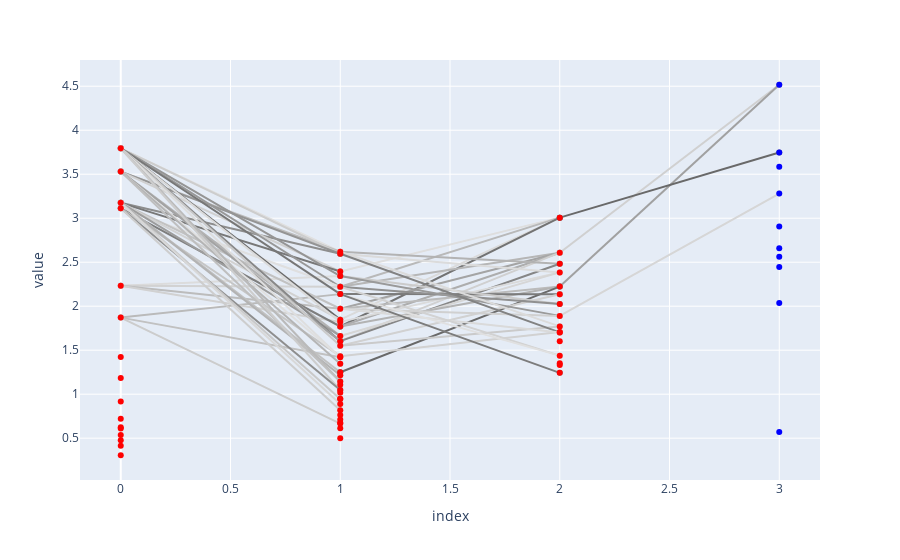

Notebook source saved alongside this figure:
### Code cell
weights = [A.detach() for A in list(model.parameters())]
svr = SVR(weights)
svr.plot(sigmaThreshold=1.5)

### Figure 1 — Plotly figure (JSON) as saved in the notebook; plotly's stock layout.template omitted (floating-point values rounded to 4 significant figures)
{"data": [{"hoverinfo": "text", "hoveron": "fills", "hovertext": "tensor(0.3751)", "marker": {"color": "rgb(224, 224, 224)", "opacity": 1}, "showlegend": false, "text": "tensor(0.3751)", "type": "scatter", "x": [0, 1], "y": [3.795, 2.619]}, {"hoverinfo": "text", "marker": {"color": "lightgrey", "opacity": 0}, "mode": "markers", "showlegend": false, "text": ["tensor(0.3751)"], "type": "scatter", "x": [0.5], "y": [3.207]}, {"hoverinfo": "text", "hoveron": "fills", "hovertext": "tensor(0.4218)", "marker": {"color": "rgb(189, 189, 189)", "opacity": 1}, "showlegend": false, "text": "tensor(0.4218)", "type": "scatter", "x": [0, 1], "y": [3.53, 2.619]}, {"hoverinfo": "text", "marker": {"color": "lightgrey", "opacity": 0}, "mode": "markers", "showlegend": false, "text": ["tensor(0.4218)"], "type": "scatter", "x": [0.5], "y": [3.075]}, {"hoverinfo": "text", "hoveron": "fills", "hovertext": "tensor(0.4015)", "marker": {"color": "rgb(205, 205, 205)", "opacity": 1}, "showlegend": false, "text": "tensor(0.4015)", "type": "scatter", "x": [0, 1], "y": [3.795, 2.596]}, {"hoverinfo": "text", "marker": {"color": "lightgrey", "opacity": 0}, "mode": "markers", "showlegend": false, "text": ["tensor(0.4015)"], "type": "scatter", "x": [0.5], "y": [3.195]}, {"hoverinfo": "text", "hoveron": "fills", "hovertext": "tensor(0.4773)", "marker": {"color": "rgb(148, 148, 148)", "opacity": 1}, "showlegend": false, "text": "tensor(0.4773)", "type": "scatter", "x": [0, 1], "y": [3.53, 2.596]}, {"hoverinfo": "text", "marker": {"color": "lightgrey", "opacity": 0}, "mode": "markers", "showlegend": false, "text": ["tensor(0.4773)"], "type": "scatter", "x": [0.5], "y": [3.063]}, {"hoverinfo": "text", "hoveron": "fills", "hovertext": "tensor(0.4869)", "marker": {"color": "rgb(141, 141, 141)", "opacity": 1}, "showlegend": false, "text": "tensor(0.4869)", "type": "scatter", "x": [0, 1], "y": [3.175, 2.596]}, {"hoverinfo": "text", "marker": {"color": "lightgrey", "opacity": 0}, "mode": "markers", "showlegend": false, "text": ["tensor(0.4869)"], "type": "scatter", "x": [0.5], "y": [2.885]}, {"hoverinfo": "text", "hoveron": "fills", "hovertext": "tensor(0.3970)", "marker": {"color": "rgb(208, 208, 208)", "opacity": 1}, "showlegend": false, "text": "tensor(0.3970)", "type": "scatter", "x": [0, 1], "y": [3.53, 2.395]}, {"hoverinfo": "text", "marker": {"color": "lightgrey", "opacity": 0}, "mode": "markers", "showlegend": false, "text": ["tensor(0.3970)"], "type": "scatter", "x": [0.5], "y": [2.962]}, {"hoverinfo": "text", "hoveron": "fills", "hovertext": "tensor(0.5143)", "marker": {"color": "rgb(120, 120, 120)", "opacity": 1}, "showlegend": false, "text": "tensor(0.5143)", "type": "scatter", "x": [0, 1], "y": [3.175, 2.395]}, {"hoverinfo": "text", "marker": {"color": "lightgrey", "opacity": 0}, "mode": "markers", "showlegend": false, "text": ["tensor(0.5143)"], "type": "scatter", "x": [0.5], "y": [2.785]}, {"hoverinfo": "text", "hoveron": "fills", "hovertext": "tensor(0.4759)", "marker": {"color": "rgb(149, 149, 149)", "opacity": 1}, "showlegend": false, "text": "tensor(0.4759)", "type": "scatter", "x": [0, 1], "y": [3.795, 2.343]}, {"hoverinfo": "text", "marker": {"color": "lightgrey", "opacity": 0}, "mode": "markers", "showlegend": false, "text": ["tensor(0.4759)"], "type": "scatter", "x": [0.5], "y": [3.069]}, {"hoverinfo": "text", "hoveron": "fills", "hovertext": "tensor(0.3813)", "marker": {"color": "rgb(220, 220, 220)", "opacity": 1}, "showlegend": false, "text": "tensor(0.3813)", "type": "scatter", "x": [0, 1], "y": [2.233, 2.343]}, {"hoverinfo": "text", "marker": {"color": "lightgrey", "opacity": 0}, "mode": "markers", "showlegend": false, "text": ["tensor(0.3813)"], "type": "scatter", "x": [0.5], "y": [2.288]}, {"hoverinfo": "text", "hoveron": "fills", "hovertext": "tensor(0.4714)", "marker": {"color": "rgb(152, 152, 152)", "opacity": 1}, "showlegend": false, "text": "tensor(0.4714)", "type": "scatter", "x": [0, 1], "y": [3.795, 2.221]}, {"hoverinfo": "text", "marker": {"color": "lightgrey", "opacity": 0}, "mode": "markers", "showlegend": false, "text": ["tensor(0.4714)"], "type": "scatter", "x": [0.5], "y": [3.008]}, {"hoverinfo": "text", "hoveron": "fills", "hovertext": "tensor(0.3776)", "marker": {"color": "rgb(223, 223, 223)", "opacity": 1}, "showlegend": false, "text": "tensor(0.3776)", "type": "scatter", "x": [0, 1], "y": [3.113, 2.221]}, {"hoverinfo": "text", "marker": {"color": "lightgrey", "opacity": 0}, "mode": "markers", "showlegend": false, "text": ["tensor(0.3776)"], "type": "scatter", "x": [0.5], "y": [2.667]}, {"hoverinfo": "text", "hoveron": "fills", "hovertext": "tensor(0.3947)", "marker": {"color": "rgb(210, 210, 210)", "opacity": 1}, "showlegend": false, "text": "tensor(0.3947)", "type": "scatter", "x": [0, 1], "y": [2.233, 2.221]}, {"hoverinfo": "text", "marker": {"color": "lightgrey", "opacity": 0}, "mode": "markers", "showlegend": false, "text": ["tensor(0.3947)"], "type": "scatter", "x": [0.5], "y": [2.227]}, {"hoverinfo": "text", "hoveron": "fills", "hovertext": "tensor(0.5159)", "marker": {"color": "rgb(119, 119, 119)", "opacity": 1}, "showlegend": false, "text": "tensor(0.5159)", "type": "scatter", "x": [0, 1], "y": [3.795, 2.137]}, {"hoverinfo": "text", "marker": {"color": "lightgrey", "opacity": 0}, "mode": "markers", "showlegend": false, "text": ["tensor(0.5159)"], "type": "scatter", "x": [0.5], "y": [2.966]}, {"hoverinfo": "text", "hoveron": "fills", "hovertext": "tensor(0.4262)", "marker": {"color": "rgb(186, 186, 186)", "opacity": 1}, "showlegend": false, "text": "tensor(0.4262)", "type": "scatter", "x": [0, 1], "y": [1.87, 2.137]}, {"hoverinfo": "text", "marker": {"color": "lightgrey", "opacity": 0}, "mode": "markers", "showlegend": false, "text": ["tensor(0.4262)"], "type": "scatter", "x": [0.5], "y": [2.004]}, {"hoverinfo": "text", "hoveron": "fills", "hovertext": "tensor(0.4159)", "marker": {"color": "rgb(194, 194, 194)", "opacity": 1}, "showlegend": false, "text": "tensor(0.4159)", "type": "scatter", "x": [0, 1], "y": [3.175, 1.971]}, {"hoverinfo": "text", "marker": {"color": "lightgrey", "opacity": 0}, "mode": "markers", "showlegend": false, "text": ["tensor(0.4159)"], "type": "scatter", "x": [0.5], "y": [2.573]}, {"hoverinfo": "text", "hoveron": "fills", "hovertext": "tensor(0.4236)", "marker": {"color": "rgb(188, 188, 188)", "opacity": 1}, "showlegend": false, "text": "tensor(0.4236)", "type": "scatter", "x": [0, 1], "y": [2.233, 1.971]}, {"hoverinfo": "text", "marker": {"color": "lightgrey", "opacity": 0}, "mode": "markers", "showlegend": false, "text": ["tensor(0.4236)"], "type": "scatter", "x": [0.5], "y": [2.102]}, {"hoverinfo": "text", "hoveron": "fills", "hovertext": "tensor(0.5354)", "marker": {"color": "rgb(105, 105, 105)", "opacity": 1}, "showlegend": false, "text": "tensor(0.5354)", "type": "scatter", "x": [0, 1], "y": [3.795, 1.847]}, {"hoverinfo": "text", "marker": {"color": "lightgrey", "opacity": 0}, "mode": "markers", "showlegend": false, "text": ["tensor(0.5354)"], "type": "scatter", "x": [0.5], "y": [2.821]}, {"hoverinfo": "text", "hoveron": "fills", "hovertext": "tensor(0.3961)", "marker": {"color": "rgb(209, 209, 209)", "opacity": 1}, "showlegend": false, "text": "tensor(0.3961)", "type": "scatter", "x": [0, 1], "y": [3.175, 1.847]}, {"hoverinfo": "text", "marker": {"color": "lightgrey", "opacity": 0}, "mode": "markers", "showlegend": false, "text": ["tensor(0.3961)"], "type": "scatter", "x": [0.5], "y": [2.511]}, {"hoverinfo": "text", "hoveron": "fills", "hovertext": "tensor(0.3818)", "marker": {"color": "rgb(219, 219, 219)", "opacity": 1}, "showlegend": false, "text": "tensor(0.3818)", "type": "scatter", "x": [0, 1], "y": [3.795, 1.822]}, {"hoverinfo": "text", "marker": {"color": "lightgrey", "opacity": 0}, "mode": "markers", "showlegend": false, "text": ["tensor(0.3818)"], "type": "scatter", "x": [0.5], "y": [2.808]}, {"hoverinfo": "text", "hoveron": "fills", "hovertext": "tensor(0.3959)", "marker": {"color": "rgb(209, 209, 209)", "opacity": 1}, "showlegend": false, "text": "tensor(0.3959)", "type": "scatter", "x": [0, 1], "y": [2.233, 1.822]}, {"hoverinfo": "text", "marker": {"color": "lightgrey", "opacity": 0}, "mode": "markers", "showlegend": false, "text": ["tensor(0.3959)"], "type": "scatter", "x": [0.5], "y": [2.028]}, {"hoverinfo": "text", "hoveron": "fills", "hovertext": "tensor(0.5065)", "marker": {"color": "rgb(126, 126, 126)", "opacity": 1}, "showlegend": false, "text": "tensor(0.5065)", "type": "scatter", "x": [0, 1], "y": [3.113, 1.769]}, {"hoverinfo": "text", "marker": {"color": "lightgrey", "opacity": 0}, "mode": "markers", "showlegend": false, "text": ["tensor(0.5065)"], "type": "scatter", "x": [0.5], "y": [2.441]}, {"hoverinfo": "text", "hoveron": "fills", "hovertext": "tensor(0.4356)", "marker": {"color": "rgb(179, 179, 179)", "opacity": 1}, "showlegend": false, "text": "tensor(0.4356)", "type": "scatter", "x": [0, 1], "y": [3.53, 1.662]}, {"hoverinfo": "text", "marker": {"color": "lightgrey", "opacity": 0}, "mode": "markers", "showlegend": false, "text": ["tensor(0.4356)"], "type": "scatter", "x": [0.5], "y": [2.596]}, {"hoverinfo": "text", "hoveron": "fills", "hovertext": "tensor(0.4651)", "marker": {"color": "rgb(157, 157, 157)", "opacity": 1}, "showlegend": false, "text": "tensor(0.4651)", "type": "scatter", "x": [0, 1], "y": [3.175, 1.662]}, {"hoverinfo": "text", "marker": {"color": "lightgrey", "opacity": 0}, "mode": "markers", "showlegend": false, "text": ["tensor(0.4651)"], "type": "scatter", "x": [0.5], "y": [2.418]}, {"hoverinfo": "text", "hoveron": "fills", "hovertext": "tensor(0.4928)", "marker": {"color": "rgb(136, 136, 136)", "opacity": 1}, "showlegend": false, "text": "tensor(0.4928)", "type": "scatter", "x": [0, 1], "y": [3.795, 1.603]}, {"hoverinfo": "text", "marker": {"color": "lightgrey", "opacity": 0}, "mode": "markers", "showlegend": false, "text": ["tensor(0.4928)"], "type": "scatter", "x": [0.5], "y": [2.699]}, {"hoverinfo": "text", "hoveron": "fills", "hovertext": "tensor(0.4574)", "marker": {"color": "rgb(163, 163, 163)", "opacity": 1}, "showlegend": false, "text": "tensor(0.4574)", "type": "scatter", "x": [0, 1], "y": [3.53, 1.603]}, {"hoverinfo": "text", "marker": {"color": "lightgrey", "opacity": 0}, "mode": "markers", "showlegend": false, "text": ["tensor(0.4574)"], "type": "scatter", "x": [0.5], "y": [2.566]}, {"hoverinfo": "text", "hoveron": "fills", "hovertext": "tensor(0.4053)", "marker": {"color": "rgb(202, 202, 202)", "opacity": 1}, "showlegend": false, "text": "tensor(0.4053)", "type": "scatter", "x": [0, 1], "y": [3.795, 1.551]}, {"hoverinfo": "text", "marker": {"color": "lightgrey", "opacity": 0}, "mode": "markers", "showlegend": false, "text": ["tensor(0.4053)"], "type": "scatter", "x": [0.5], "y": [2.673]}, {"hoverinfo": "text", "hoveron": "fills", "hovertext": "tensor(0.4099)", "marker": {"color": "rgb(198, 198, 198)", "opacity": 1}, "showlegend": false, "text": "tensor(0.4099)", "type": "scatter", "x": [0, 1], "y": [3.113, 1.432]}, {"hoverinfo": "text", "marker": {"color": "lightgrey", "opacity": 0}, "mode": "markers", "showlegend": false, "text": ["tensor(0.4099)"], "type": "scatter", "x": [0.5], "y": [2.272]}, {"hoverinfo": "text", "hoveron": "fills", "hovertext": "tensor(0.3789)", "marker": {"color": "rgb(222, 222, 222)", "opacity": 1}, "showlegend": false, "text": "tensor(0.3789)", "type": "scatter", "x": [0, 1], "y": [3.795, 1.419]}, {"hoverinfo": "text", "marker": {"color": "lightgrey", "opacity": 0}, "mode": "markers", "showlegend": false, "text": ["tensor(0.3789)"], "type": "scatter", "x": [0.5], "y": [2.607]}, {"hoverinfo": "text", "hoveron": "fills", "hovertext": "tensor(0.3751)", "marker": {"color": "rgb(224, 224, 224)", "opacity": 1}, "showlegend": false, "text": "tensor(0.3751)", "type": "scatter", "x": [0, 1], "y": [3.53, 1.419]}, {"hoverinfo": "text", "marker": {"color": "lightgrey", "opacity": 0}, "mode": "markers", "showlegend": false, "text": ["tensor(0.3751)"], "type": "scatter", "x": [0.5], "y": [2.474]}, {"hoverinfo": "text", "hoveron": "fills", "hovertext": "tensor(0.4165)", "marker": {"color": "rgb(193, 193, 193)", "opacity": 1}, "showlegend": false, "text": "tensor(0.4165)", "type": "scatter", "x": [0, 1], "y": [1.87, 1.419]}, {"hoverinfo": "text", "marker": {"color": "lightgrey", "opacity": 0}, "mode": "markers", "showlegend": false, "text": ["tensor(0.4165)"], "type": "scatter", "x": [0.5], "y": [1.644]}, {"hoverinfo": "text", "hoveron": "fills", "hovertext": "tensor(0.4329)", "marker": {"color": "rgb(181, 181, 181)", "opacity": 1}, "showlegend": false, "text": "tensor(0.4329)", "type": "scatter", "x": [0, 1], "y": [3.53, 1.347]}, {"hoverinfo": "text", "marker": {"color": "lightgrey", "opacity": 0}, "mode": "markers", "showlegend": false, "text": ["tensor(0.4329)"], "type": "scatter", "x": [0.5], "y": [2.438]}, {"hoverinfo": "text", "hoveron": "fills", "hovertext": "tensor(0.4169)", "marker": {"color": "rgb(193, 193, 193)", "opacity": 1}, "showlegend": false, "text": "tensor(0.4169)", "type": "scatter", "x": [0, 1], "y": [3.175, 1.249]}, {"hoverinfo": "text", "marker": {"color": "lightgrey", "opacity": 0}, "mode": "markers", "showlegend": false, "text": ["tensor(0.4169)"], "type": "scatter", "x": [0.5], "y": [2.212]}, {"hoverinfo": "text", "hoveron": "fills", "hovertext": "tensor(0.4360)", "marker": {"color": "rgb(179, 179, 179)", "opacity": 1}, "showlegend": false, "text": "tensor(0.4360)", "type": "scatter", "x": [0, 1], "y": [3.175, 1.215]}, {"hoverinfo": "text", "marker": {"color": "lightgrey", "opacity": 0}, "mode": "markers", "showlegend": false, "text": ["tensor(0.4360)"], "type": "scatter", "x": [0.5], "y": [2.195]}, {"hoverinfo": "text", "hoveron": "fills", "hovertext": "tensor(0.4268)", "marker": {"color": "rgb(186, 186, 186)", "opacity": 1}, "showlegend": false, "text": "tensor(0.4268)", "type": "scatter", "x": [0, 1], "y": [3.795, 1.144]}, {"hoverinfo": "text", "marker": {"color": "lightgrey", "opacity": 0}, "mode": "markers", "showlegend": false, "text": ["tensor(0.4268)"], "type": "scatter", "x": [0.5], "y": [2.469]}, {"hoverinfo": "text", "hoveron": "fills", "hovertext": "tensor(0.4196)", "marker": {"color": "rgb(191, 191, 191)", "opacity": 1}, "showlegend": false, "text": "tensor(0.4196)", "type": "scatter", "x": [0, 1], "y": [3.53, 1.144]}, {"hoverinfo": "text", "marker": {"color": "lightgrey", "opacity": 0}, "mode": "markers", "showlegend": false, "text": ["tensor(0.4196)"], "type": "scatter", "x": [0.5], "y": [2.337]}, {"hoverinfo": "text", "hoveron": "fills", "hovertext": "tensor(0.4011)", "marker": {"color": "rgb(205, 205, 205)", "opacity": 1}, "showlegend": false, "text": "tensor(0.4011)", "type": "scatter", "x": [0, 1], "y": [3.795, 1.047]}, {"hoverinfo": "text", "marker": {"color": "lightgrey", "opacity": 0}, "mode": "markers", "showlegend": false, "text": ["tensor(0.4011)"], "type": "scatter", "x": [0.5], "y": [2.421]}, {"hoverinfo": "text", "hoveron": "fills", "hovertext": "tensor(0.4858)", "marker": {"color": "rgb(142, 142, 142)", "opacity": 1}, "showlegend": false, "text": "tensor(0.4858)", "type": "scatter", "x": [0, 1], "y": [3.113, 1.047]}, {"hoverinfo": "text", "marker": {"color": "lightgrey", "opacity": 0}, "mode": "markers", "showlegend": false, "text": ["tensor(0.4858)"], "type": "scatter", "x": [0.5], "y": [2.08]}, {"hoverinfo": "text", "hoveron": "fills", "hovertext": "tensor(0.4069)", "marker": {"color": "rgb(201, 201, 201)", "opacity": 1}, "showlegend": false, "text": "tensor(0.4069)", "type": "scatter", "x": [0, 1], "y": [3.175, 0.9457]}, {"hoverinfo": "text", "marker": {"color": "lightgrey", "opacity": 0}, "mode": "markers", "showlegend": false, "text": ["tensor(0.4069)"], "type": "scatter", "x": [0.5], "y": [2.06]}, {"hoverinfo": "text", "hoveron": "fills", "hovertext": "tensor(0.3863)", "marker": {"color": "rgb(216, 216, 216)", "opacity": 1}, "showlegend": false, "text": "tensor(0.3863)", "type": "scatter", "x": [0, 1], "y": [3.175, 0.888]}, {"hoverinfo": "text", "marker": {"color": "lightgrey", "opacity": 0}, "mode": "markers", "showlegend": false, "text": ["tensor(0.3863)"], "type": "scatter", "x": [0.5], "y": [2.031]}, {"hoverinfo": "text", "hoveron": "fills", "hovertext": "tensor(0.4007)", "marker": {"color": "rgb(205, 205, 205)", "opacity": 1}, "showlegend": false, "text": "tensor(0.4007)", "type": "scatter", "x": [0, 1], "y": [3.113, 0.8163]}, {"hoverinfo": "text", "marker": {"color": "lightgrey", "opacity": 0}, "mode": "markers", "showlegend": false, "text": ["tensor(0.4007)"], "type": "scatter", "x": [0.5], "y": [1.965]}, {"hoverinfo": "text", "hoveron": "fills", "hovertext": "tensor(0.4023)", "marker": {"color": "rgb(204, 204, 204)", "opacity": 1}, "showlegend": false, "text": "tensor(0.4023)", "type": "scatter", "x": [0, 1], "y": [1.87, 0.6663]}, {"hoverinfo": "text", "marker": {"color": "lightgrey", "opacity": 0}, "mode": "markers", "showlegend": false, "text": ["tensor(0.4023)"], "type": "scatter", "x": [0.5], "y": [1.268]}, {"hoverinfo": "text", "hoveron": "fills", "hovertext": "tensor(0.2673)", "marker": {"color": "rgb(222, 222, 222)", "opacity": 1}, "showlegend": false, "text": "tensor(0.2673)", "type": "scatter", "x": [1, 2], "y": [2.395, 3.006]}, {"hoverinfo": "text", "marker": {"color": "lightgrey", "opacity": 0}, "mode": "markers", "showlegend": false, "text": ["tensor(0.2673)"], "type": "scatter", "x": [1.5], "y": [2.701]}, {"hoverinfo": "text", "hoveron": "fills", "hovertext": "tensor(0.2953)", "marker": {"color": "rgb(185, 185, 185)", "opacity": 1}, "showlegend": false, "text": "tensor(0.2953)", "type": "scatter", "x": [1, 2], "y": [2.221, 3.006]}, {"hoverinfo": "text", "marker": {"color": "lightgrey", "opacity": 0}, "mode": "markers", "showlegend": false, "text": ["tensor(0.2953)"], "type": "scatter", "x": [1.5], "y": [2.614]}, {"hoverinfo": "text", "hoveron": "fills", "hovertext": "tensor(0.2700)", "marker": {"color": "rgb(218, 218, 218)", "opacity": 1}, "showlegend": false, "text": "tensor(0.2700)", "type": "scatter", "x": [1, 2], "y": [1.847, 3.006]}, {"hoverinfo": "text", "marker": {"color": "lightgrey", "opacity": 0}, "mode": "markers", "showlegend": false, "text": ["tensor(0.2700)"], "type": "scatter", "x": [1.5], "y": [2.427]}, {"hoverinfo": "text", "hoveron": "fills", "hovertext": "tensor(0.3499)", "marker": {"color": "rgb(115, 115, 115)", "opacity": 1}, "showlegend": false, "text": "tensor(0.3499)", "type": "scatter", "x": [1, 2], "y": [1.769, 3.006]}, {"hoverinfo": "text", "marker": {"color": "lightgrey", "opacity": 0}, "mode": "markers", "showlegend": false, "text": ["tensor(0.3499)"], "type": "scatter", "x": [1.5], "y": [2.388]}, {"hoverinfo": "text", "hoveron": "fills", "hovertext": "tensor(0.2981)", "marker": {"color": "rgb(182, 182, 182)", "opacity": 1}, "showlegend": false, "text": "tensor(0.2981)", "type": "scatter", "x": [1, 2], "y": [2.221, 2.608]}, {"hoverinfo": "text", "marker": {"color": "lightgrey", "opacity": 0}, "mode": "markers", "showlegend": false, "text": ["tensor(0.2981)"], "type": "scatter", "x": [1.5], "y": [2.415]}, {"hoverinfo": "text", "hoveron": "fills", "hovertext": "tensor(0.3122)", "marker": {"color": "rgb(164, 164, 164)", "opacity": 1}, "showlegend": false, "text": "tensor(0.3122)", "type": "scatter", "x": [1, 2], "y": [1.971, 2.608]}, {"hoverinfo": "text", "marker": {"color": "lightgrey", "opacity": 0}, "mode": "markers", "showlegend": false, "text": ["tensor(0.3122)"], "type": "scatter", "x": [1.5], "y": [2.29]}, {"hoverinfo": "text", "hoveron": "fills", "hovertext": "tensor(0.3048)", "marker": {"color": "rgb(173, 173, 173)", "opacity": 1}, "showlegend": false, "text": "tensor(0.3048)", "type": "scatter", "x": [1, 2], "y": [1.769, 2.608]}, {"hoverinfo": "text", "marker": {"color": "lightgrey", "opacity": 0}, "mode": "markers", "showlegend": false, "text": ["tensor(0.3048)"], "type": "scatter", "x": [1.5], "y": [2.189]}, {"hoverinfo": "text", "hoveron": "fills", "hovertext": "tensor(0.2779)", "marker": {"color": "rgb(208, 208, 208)", "opacity": 1}, "showlegend": false, "text": "tensor(0.2779)", "type": "scatter", "x": [1, 2], "y": [1.603, 2.608]}, {"hoverinfo": "text", "marker": {"color": "lightgrey", "opacity": 0}, "mode": "markers", "showlegend": false, "text": ["tensor(0.2779)"], "type": "scatter", "x": [1.5], "y": [2.106]}, {"hoverinfo": "text", "hoveron": "fills", "hovertext": "tensor(0.3000)", "marker": {"color": "rgb(179, 179, 179)", "opacity": 1}, "showlegend": false, "text": "tensor(0.3000)", "type": "scatter", "x": [1, 2], "y": [2.619, 2.483]}, {"hoverinfo": "text", "marker": {"color": "lightgrey", "opacity": 0}, "mode": "markers", "showlegend": false, "text": ["tensor(0.3000)"], "type": "scatter", "x": [1.5], "y": [2.551]}, {"hoverinfo": "text", "hoveron": "fills", "hovertext": "tensor(0.3348)", "marker": {"color": "rgb(134, 134, 134)", "opacity": 1}, "showlegend": false, "text": "tensor(0.3348)", "type": "scatter", "x": [1, 2], "y": [1.603, 2.483]}, {"hoverinfo": "text", "marker": {"color": "lightgrey", "opacity": 0}, "mode": "markers", "showlegend": false, "text": ["tensor(0.3348)"], "type": "scatter", "x": [1.5], "y": [2.043]}, {"hoverinfo": "text", "hoveron": "fills", "hovertext": "tensor(0.2693)", "marker": {"color": "rgb(219, 219, 219)", "opacity": 1}, "showlegend": false, "text": "tensor(0.2693)", "type": "scatter", "x": [1, 2], "y": [2.596, 2.384]}, {"hoverinfo": "text", "marker": {"color": "lightgrey", "opacity": 0}, "mode": "markers", "showlegend": false, "text": ["tensor(0.2693)"], "type": "scatter", "x": [1.5], "y": [2.49]}, {"hoverinfo": "text", "hoveron": "fills", "hovertext": "tensor(0.2701)", "marker": {"color": "rgb(218, 218, 218)", "opacity": 1}, "showlegend": false, "text": "tensor(0.2701)", "type": "scatter", "x": [1, 2], "y": [1.822, 2.384]}, {"hoverinfo": "text", "marker": {"color": "lightgrey", "opacity": 0}, "mode": "markers", "showlegend": false, "text": ["tensor(0.2701)"], "type": "scatter", "x": [1.5], "y": [2.103]}, {"hoverinfo": "text", "hoveron": "fills", "hovertext": "tensor(0.2736)", "marker": {"color": "rgb(214, 214, 214)", "opacity": 1}, "showlegend": false, "text": "tensor(0.2736)", "type": "scatter", "x": [1, 2], "y": [1.662, 2.384]}, {"hoverinfo": "text", "marker": {"color": "lightgrey", "opacity": 0}, "mode": "markers", "showlegend": false, "text": ["tensor(0.2736)"], "type": "scatter", "x": [1.5], "y": [2.023]}, {"hoverinfo": "text", "hoveron": "fills", "hovertext": "tensor(0.2938)", "marker": {"color": "rgb(187, 187, 187)", "opacity": 1}, "showlegend": false, "text": "tensor(0.2938)", "type": "scatter", "x": [1, 2], "y": [1.971, 2.223]}, {"hoverinfo": "text", "marker": {"color": "lightgrey", "opacity": 0}, "mode": "markers", "showlegend": false, "text": ["tensor(0.2938)"], "type": "scatter", "x": [1.5], "y": [2.097]}, {"hoverinfo": "text", "hoveron": "fills", "hovertext": "tensor(0.3003)", "marker": {"color": "rgb(179, 179, 179)", "opacity": 1}, "showlegend": false, "text": "tensor(0.3003)", "type": "scatter", "x": [1, 2], "y": [1.769, 2.223]}, {"hoverinfo": "text", "marker": {"color": "lightgrey", "opacity": 0}, "mode": "markers", "showlegend": false, "text": ["tensor(0.3003)"], "type": "scatter", "x": [1.5], "y": [1.996]}, {"hoverinfo": "text", "hoveron": "fills", "hovertext": "tensor(0.3578)", "marker": {"color": "rgb(105, 105, 105)", "opacity": 1}, "showlegend": false, "text": "tensor(0.3578)", "type": "scatter", "x": [1, 2], "y": [1.249, 2.223]}, {"hoverinfo": "text", "marker": {"color": "lightgrey", "opacity": 0}, "mode": "markers", "showlegend": false, "text": ["tensor(0.3578)"], "type": "scatter", "x": [1.5], "y": [1.736]}, {"hoverinfo": "text", "hoveron": "fills", "hovertext": "tensor(0.3438)", "marker": {"color": "rgb(123, 123, 123)", "opacity": 1}, "showlegend": false, "text": "tensor(0.3438)", "type": "scatter", "x": [1, 2], "y": [2.137, 2.136]}, {"hoverinfo": "text", "marker": {"color": "lightgrey", "opacity": 0}, "mode": "markers", "showlegend": false, "text": ["tensor(0.3438)"], "type": "scatter", "x": [1.5], "y": [2.137]}, {"hoverinfo": "text", "hoveron": "fills", "hovertext": "tensor(0.2771)", "marker": {"color": "rgb(209, 209, 209)", "opacity": 1}, "showlegend": false, "text": "tensor(0.2771)", "type": "scatter", "x": [1, 2], "y": [1.551, 2.136]}, {"hoverinfo": "text", "marker": {"color": "lightgrey", "opacity": 0}, "mode": "markers", "showlegend": false, "text": ["tensor(0.2771)"], "type": "scatter", "x": [1.5], "y": [1.843]}, {"hoverinfo": "text", "hoveron": "fills", "hovertext": "tensor(0.2814)", "marker": {"color": "rgb(203, 203, 203)", "opacity": 1}, "showlegend": false, "text": "tensor(0.2814)", "type": "scatter", "x": [1, 2], "y": [2.343, 2.026]}, {"hoverinfo": "text", "marker": {"color": "lightgrey", "opacity": 0}, "mode": "markers", "showlegend": false, "text": ["tensor(0.2814)"], "type": "scatter", "x": [1.5], "y": [2.184]}, {"hoverinfo": "text", "hoveron": "fills", "hovertext": "tensor(0.3270)", "marker": {"color": "rgb(144, 144, 144)", "opacity": 1}, "showlegend": false, "text": "tensor(0.3270)", "type": "scatter", "x": [1, 2], "y": [2.221, 2.026]}, {"hoverinfo": "text", "marker": {"color": "lightgrey", "opacity": 0}, "mode": "markers", "showlegend": false, "text": ["tensor(0.3270)"], "type": "scatter", "x": [1.5], "y": [2.124]}, {"hoverinfo": "text", "hoveron": "fills", "hovertext": "tensor(0.3193)", "marker": {"color": "rgb(154, 154, 154)", "opacity": 1}, "showlegend": false, "text": "tensor(0.3193)", "type": "scatter", "x": [1, 2], "y": [2.343, 1.89]}, {"hoverinfo": "text", "marker": {"color": "lightgrey", "opacity": 0}, "mode": "markers", "showlegend": false, "text": ["tensor(0.3193)"], "type": "scatter", "x": [1.5], "y": [2.116]}, {"hoverinfo": "text", "hoveron": "fills", "hovertext": "tensor(0.2782)", "marker": {"color": "rgb(208, 208, 208)", "opacity": 1}, "showlegend": false, "text": "tensor(0.2782)", "type": "scatter", "x": [1, 2], "y": [1.971, 1.89]}, {"hoverinfo": "text", "marker": {"color": "lightgrey", "opacity": 0}, "mode": "markers", "showlegend": false, "text": ["tensor(0.2782)"], "type": "scatter", "x": [1.5], "y": [1.93]}, {"hoverinfo": "text", "hoveron": "fills", "hovertext": "tensor(0.2698)", "marker": {"color": "rgb(219, 219, 219)", "opacity": 1}, "showlegend": false, "text": "tensor(0.2698)", "type": "scatter", "x": [1, 2], "y": [2.619, 1.77]}, {"hoverinfo": "text", "marker": {"color": "lightgrey", "opacity": 0}, "mode": "markers", "showlegend": false, "text": ["tensor(0.2698)"], "type": "scatter", "x": [1.5], "y": [2.195]}, {"hoverinfo": "text", "hoveron": "fills", "hovertext": "tensor(0.2822)", "marker": {"color": "rgb(202, 202, 202)", "opacity": 1}, "showlegend": false, "text": "tensor(0.2822)", "type": "scatter", "x": [1, 2], "y": [1.551, 1.77]}, {"hoverinfo": "text", "marker": {"color": "lightgrey", "opacity": 0}, "mode": "markers", "showlegend": false, "text": ["tensor(0.2822)"], "type": "scatter", "x": [1.5], "y": [1.66]}, {"hoverinfo": "text", "hoveron": "fills", "hovertext": "tensor(0.2773)", "marker": {"color": "rgb(209, 209, 209)", "opacity": 1}, "showlegend": false, "text": "tensor(0.2773)", "type": "scatter", "x": [1, 2], "y": [1.432, 1.707]}, {"hoverinfo": "text", "marker": {"color": "lightgrey", "opacity": 0}, "mode": "markers", "showlegend": false, "text": ["tensor(0.2773)"], "type": "scatter", "x": [1.5], "y": [1.57]}, {"hoverinfo": "text", "hoveron": "fills", "hovertext": "tensor(0.3378)", "marker": {"color": "rgb(130, 130, 130)", "opacity": 1}, "showlegend": false, "text": "tensor(0.3378)", "type": "scatter", "x": [1, 2], "y": [2.596, 1.702]}, {"hoverinfo": "text", "marker": {"color": "lightgrey", "opacity": 0}, "mode": "markers", "showlegend": false, "text": ["tensor(0.3378)"], "type": "scatter", "x": [1.5], "y": [2.149]}, {"hoverinfo": "text", "hoveron": "fills", "hovertext": "tensor(0.2702)", "marker": {"color": "rgb(218, 218, 218)", "opacity": 1}, "showlegend": false, "text": "tensor(0.2702)", "type": "scatter", "x": [1, 2], "y": [1.971, 1.702]}, {"hoverinfo": "text", "marker": {"color": "lightgrey", "opacity": 0}, "mode": "markers", "showlegend": false, "text": ["tensor(0.2702)"], "type": "scatter", "x": [1.5], "y": [1.837]}, {"hoverinfo": "text", "hoveron": "fills", "hovertext": "tensor(0.2764)", "marker": {"color": "rgb(210, 210, 210)", "opacity": 1}, "showlegend": false, "text": "tensor(0.2764)", "type": "scatter", "x": [1, 2], "y": [2.221, 1.438]}, {"hoverinfo": "text", "marker": {"color": "lightgrey", "opacity": 0}, "mode": "markers", "showlegend": false, "text": ["tensor(0.2764)"], "type": "scatter", "x": [1.5], "y": [1.83]}, {"hoverinfo": "text", "hoveron": "fills", "hovertext": "tensor(0.2658)", "marker": {"color": "rgb(224, 224, 224)", "opacity": 1}, "showlegend": false, "text": "tensor(0.2658)", "type": "scatter", "x": [1, 2], "y": [2.137, 1.438]}, {"hoverinfo": "text", "marker": {"color": "lightgrey", "opacity": 0}, "mode": "markers", "showlegend": false, "text": ["tensor(0.2658)"], "type": "scatter", "x": [1.5], "y": [1.788]}, {"hoverinfo": "text", "hoveron": "fills", "hovertext": "tensor(0.3427)", "marker": {"color": "rgb(124, 124, 124)", "opacity": 1}, "showlegend": false, "text": "tensor(0.3427)", "type": "scatter", "x": [1, 2], "y": [2.137, 1.243]}, {"hoverinfo": "text", "marker": {"color": "lightgrey", "opacity": 0}, "mode": "markers", "showlegend": false, "text": ["tensor(0.3427)"], "type": "scatter", "x": [1.5], "y": [1.69]}, {"hoverinfo": "text", "hoveron": "fills", "hovertext": "tensor(0.3836)", "marker": {"color": "rgb(208, 208, 208)", "opacity": 1}, "showlegend": false, "text": "tensor(0.3836)", "type": "scatter", "x": [2, 3], "y": [2.608, 4.517]}, {"hoverinfo": "text", "marker": {"color": "lightgrey", "opacity": 0}, "mode": "markers", "showlegend": false, "text": ["tensor(0.3836)"], "type": "scatter", "x": [2.5], "y": [3.563]}, {"hoverinfo": "text", "hoveron": "fills", "hovertext": "tensor(0.4092)", "marker": {"color": "rgb(161, 161, 161)", "opacity": 1}, "showlegend": false, "text": "tensor(0.4092)", "type": "scatter", "x": [2, 3], "y": [2.223, 4.517]}, {"hoverinfo": "text", "marker": {"color": "lightgrey", "opacity": 0}, "mode": "markers", "showlegend": false, "text": ["tensor(0.4092)"], "type": "scatter", "x": [2.5], "y": [3.37]}, {"hoverinfo": "text", "hoveron": "fills", "hovertext": "tensor(0.4394)", "marker": {"color": "rgb(105, 105, 105)", "opacity": 1}, "showlegend": false, "text": "tensor(0.4394)", "type": "scatter", "x": [2, 3], "y": [3.006, 3.747]}, {"hoverinfo": "text", "marker": {"color": "lightgrey", "opacity": 0}, "mode": "markers", "showlegend": false, "text": ["tensor(0.4394)"], "type": "scatter", "x": [2.5], "y": [3.377]}, {"hoverinfo": "text", "hoveron": "fills", "hovertext": "tensor(0.3809)", "marker": {"color": "rgb(214, 214, 214)", "opacity": 1}, "showlegend": false, "text": "tensor(0.3809)", "type": "scatter", "x": [2, 3], "y": [1.89, 3.281]}, {"hoverinfo": "text", "marker": {"color": "lightgrey", "opacity": 0}, "mode": "markers", "showlegend": false, "text": ["tensor(0.3809)"], "type": "scatter", "x": [2.5], "y": [2.585]}, {"marker": {"color": "red", "opacity": 1}, "mode": "markers", "showlegend": false, "type": "scatter", "x": [0, 0, 0, 0, 0, 0, 0, 0, 0, 0, 0, 0, 0, 0, 0, 0], "y": [3.795, 3.53, 3.175, 3.113, 2.233, 1.87, 1.421, 1.183, 0.917, 0.7205, 0.6247, 0.6089, 0.5375, 0.4753, 0.4129, 0.306]}, {"marker": {"color": "red", "opacity": 1}, "mode": "markers", "showlegend": false, "type": "scatter", "x": [1, 1, 1, 1, 1, 1, 1, 1, 1, 1, 1, 1, 1, 1, 1, 1, 1, 1, 1, 1, 1, 1, 1, 1, 1, 1, 1, 1, 1, 1, 1, 1], "y": [2.619, 2.596, 2.395, 2.343, 2.221, 2.137, 1.971, 1.847, 1.822, 1.769, 1.662, 1.603, 1.551, 1.432, 1.419, 1.347, 1.249, 1.215, 1.144, 1.107, 1.047, 1.016, 0.9482, 0.9457, 0.888, 0.8163, 0.7625, 0.7113, 0.6764, 0.6663, 0.6121, 0.4986]}, {"marker": {"color": "red", "opacity": 1}, "mode": "markers", "showlegend": false, "type": "scatter", "x": [2, 2, 2, 2, 2, 2, 2, 2, 2, 2, 2, 2, 2, 2, 2, 2], "y": [3.006, 2.608, 2.483, 2.384, 2.223, 2.136, 2.026, 1.89, 1.77, 1.707, 1.702, 1.601, 1.438, 1.352, 1.332, 1.243]}, {"marker": {"color": "blue", "opacity": 1}, "mode": "markers", "showlegend": false, "type": "scatter", "x": [3, 3, 3, 3, 3, 3, 3, 3, 3, 3], "y": [4.517, 3.747, 3.584, 3.281, 2.905, 2.659, 2.562, 2.445, 2.037, 0.5689]}], "layout": {"legend": {"tracegroupgap": 0}, "margin": {"t": 60}, "xaxis": {"anchor": "y", "domain": [0, 1], "title": {"text": "index"}}, "yaxis": {"anchor": "x", "domain": [0, 1], "title": {"text": "value"}}}}
